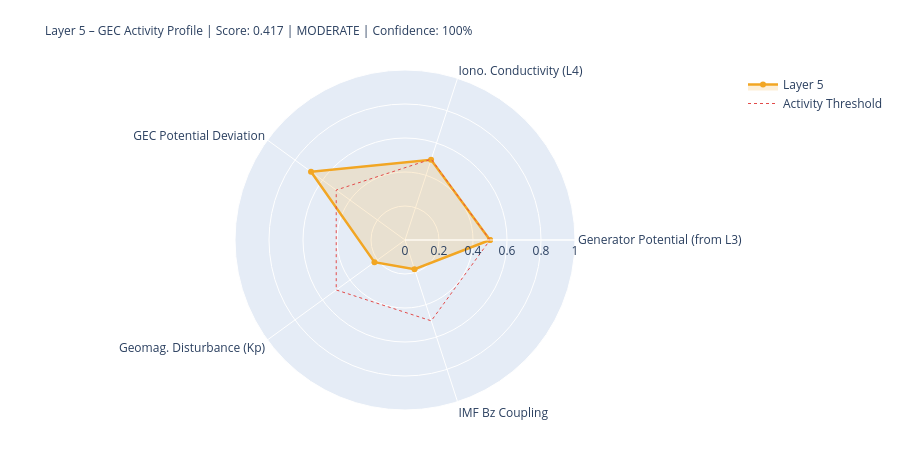

The notebook cell this image was saved under:
### Markdown cell above
---
## 5. State Assessment & Handoff to Layer 6

### Code cell
# ============================================================
# LAYER-5-SCORE
# ============================================================

# Components
# 1) Generator activity (Layer-3-driven)
gen_score = norm(generator_strength, 0.3, 2.0)
gen_src   = 'from_layer3' if l3_thunder_score is not None else 'estimated'

# 2) Ionospheric conductivity (Layer-4-driven)
iono_score = norm(iono_cond_factor, 0.7, 1.4)
iono_src   = 'from_layer4' if l4_ioniz is not None else 'estimated'

# 3) GEC potential deviation from reference
pot_score = norm(abs(delta_V_pct), 0, 30)  # 0 = at reference, 1 = 30% deviation
pot_src   = 'derived'

# 4) Geomagnetic disturbance (Kp) – modulates vertical currents
kp_score = norm(kp_val, 0, 9)
kp_src   = 'primary' if kp_now is not None else 'from_layer4'

# 5) IMF Bz coupling (southward = stronger M-I coupling → GEC influence)
bz_score = norm(-(bz_now or 0), -5, 30) if bz_now is not None else None
bz_src   = 'primary' if bz_now is not None else 'missing'

COMPONENTS = {
    'Generator Potential (from L3)':  {'score': gen_score,   'source': 'derived_from_layer3', 'dynamic': True},
    'Iono. Conductivity (L4)':      {'score': iono_score,  'source': iono_src, 'dynamic': True},
    'GEC Potential Deviation':      {'score': pot_score,   'source': pot_src,  'dynamic': True},
    'Geomag. Disturbance (Kp)':         {'score': kp_score,    'source': kp_src,   'dynamic': True},
    'IMF Bz Coupling':               {'score': bz_score,    'source': bz_src,   'dynamic': True},
}

available   = {k: v['score'] for k, v in COMPONENTS.items() if v['score'] is not None}
unavailable = [k for k, v in COMPONENTS.items() if v['score'] is None]
layer5_score = round(sum(available.values()) / len(available), 4) if available else None
confidence   = round(len(available) / len(COMPONENTS), 2)
level = ('unknown' if layer5_score is None
         else 'quiet'   if layer5_score < 0.3
         else 'moderate' if layer5_score < 0.6
         else 'active')
dominant_l5 = max(available, key=available.get) if available else 'none'

# Kp consistency: separate 1-min raw value from score value
kp_1m_raw   = kp_now          # directly from API (can be 0.0 during live measurement)
kp_for_score = kp_val          # from Layer-0 context or estimated value if needed
kp_score_src = kp_src

W = 68
print('=' * W)
print('LAYER 5 – GLOBAL ELECTRIC CIRCUIT – STATE ASSESSMENT')
print('=' * W)
for name, comp in COMPONENTS.items():
    s = comp['score']
    if s is not None:
        bar = '█' * int(s*20) + '░' * (20-int(s*20))
        print(f'  {name:<34} {bar}  {s:.3f}  [{comp["source"]}]')
    else:
        print(f'  {name:<34} {"─"*20}  n/a   [missing]')
print('-' * W)
print(f'  Score:         {layer5_score:.3f}  ({len(available)}/{len(COMPONENTS)} components)')
print(f'  Confidence:    {confidence:.0%}')
print(f'  Level:         {level.upper()}')
print(f'  Dominant:      {dominant_l5}')
print(f'  V_iono:        {V_iono_mod:.1f} kV  (Δ {delta_V_pct:+.1f}% vs. Ref)')
print(f'  I_total:       {I_total_mod:.1f} A   (Δ {delta_I_pct:+.1f}% vs. Ref)')
print('=' * W)

# Radar
cats   = list(available.keys())
vals_r = list(available.values())
if len(cats) >= 3:
    fig = go.Figure()
    fig.add_trace(go.Scatterpolar(
        r=vals_r + [vals_r[0]], theta=cats + [cats[0]],
        fill='toself', fillcolor='rgba(242,166,35,0.18)',
        line=dict(color='#F2A623', width=2.5), name='Layer 5'
    ))
    fig.add_trace(go.Scatterpolar(
        r=[0.5]*(len(cats)+1), theta=cats+[cats[0]],
        line=dict(color='#E24B4A', dash='dot', width=1),
        mode='lines', name='Activity Threshold'
    ))
    fig.update_layout(
        title=dict(
            text=f'Layer 5 – GEC Activity Profile | Score: {layer5_score:.3f} | {level.upper()} | Confidence: {confidence:.0%}',
            font=dict(size=12)
        ),
        polar=dict(radialaxis=dict(visible=True, range=[0,1])),
        height=450, showlegend=True,
        margin=dict(l=80, r=80, t=70, b=40)
    )
    fig.show()

### Figure 1 — Plotly figure (JSON) as saved in the notebook; plotly's stock layout.template omitted (floating-point values rounded to 4 significant figures)
{"data": [{"fill": "toself", "fillcolor": "rgba(242,166,35,0.18)", "line": {"color": "#F2A623", "width": 2.5}, "name": "Layer 5", "r": [0.5, 0.4963, 0.6833, 0.2222, 0.1811, 0.5], "theta": ["Generator Potential (from L3)", "Iono. Conductivity (L4)", "GEC Potential Deviation", "Geomag. Disturbance (Kp)", "IMF Bz Coupling", "Generator Potential (from L3)"], "type": "scatterpolar"}, {"line": {"color": "#E24B4A", "dash": "dot", "width": 1}, "mode": "lines", "name": "Activity Threshold", "r": [0.5, 0.5, 0.5, 0.5, 0.5, 0.5], "theta": ["Generator Potential (from L3)", "Iono. Conductivity (L4)", "GEC Potential Deviation", "Geomag. Disturbance (Kp)", "IMF Bz Coupling", "Generator Potential (from L3)"], "type": "scatterpolar"}], "layout": {"height": 450, "margin": {"b": 40, "l": 80, "r": 80, "t": 70}, "polar": {"radialaxis": {"range": [0, 1], "visible": true}}, "showlegend": true, "title": {"font": {"size": 12}, "text": "Layer 5 – GEC Activity Profile | Score: 0.417 | MODERATE | Confidence: 100%"}}}
